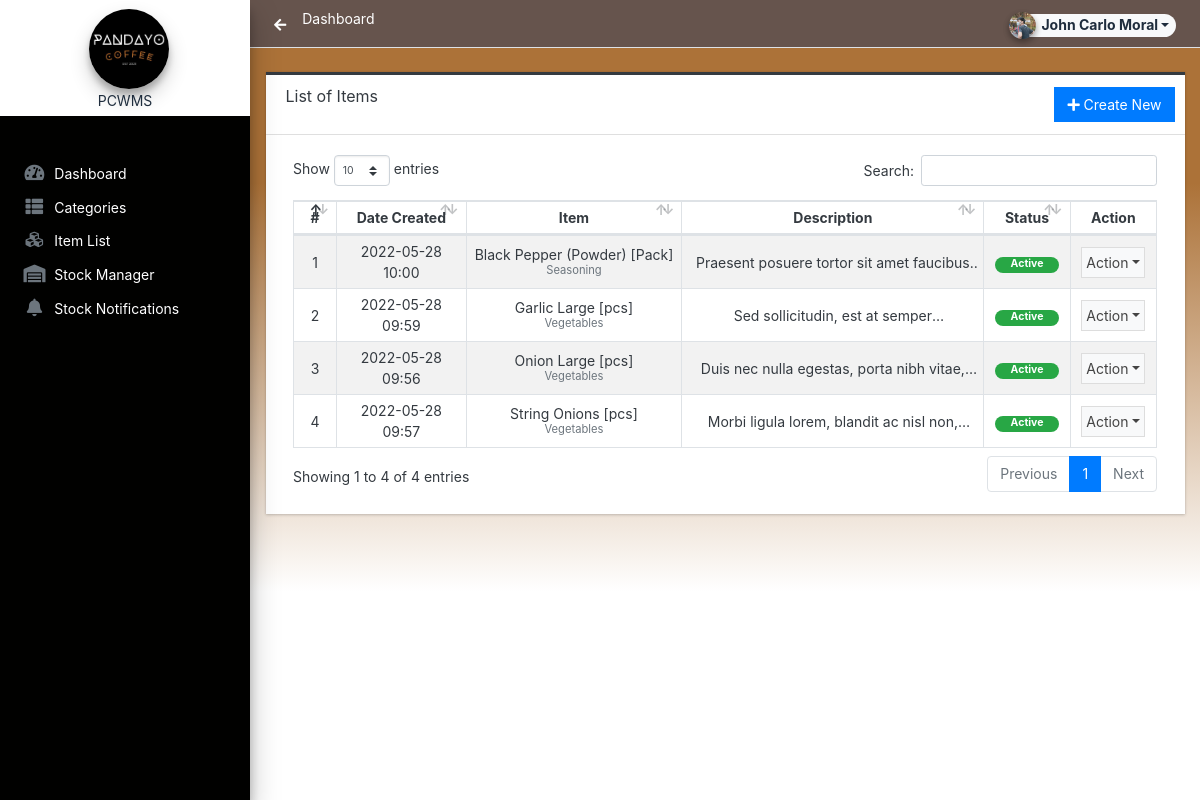
The app's page /admin/?page=items/index (signed in), older data.
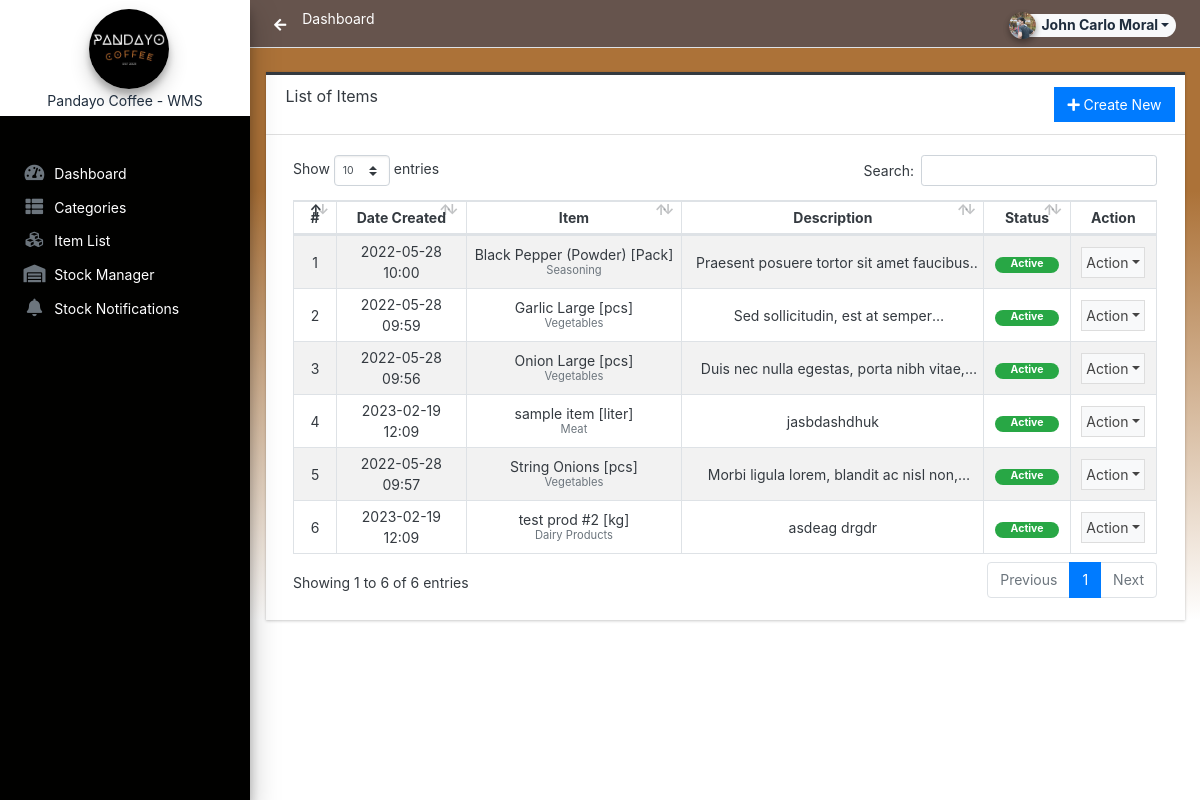
The same page, newer data.
### tables this page shows
CREATE TABLE `item_list` (
  `id` int(30) NOT NULL,
  `category_id` int(30) NOT NULL,
  `name` text NOT NULL,
  `unit` varchar(250) NOT NULL,
  `description` text NOT NULL,
  `status` tinyint(1) NOT NULL DEFAULT 1,
  `delete_flag` tinyint(1) NOT NULL DEFAULT 0,
  `date_created` datetime NOT NULL DEFAULT current_timestamp(),
  `date_updated` datetime NOT NULL DEFAULT current_timestamp() ON UPDATE current_timestamp()
);

CREATE TABLE `category_list` (
  `id` int(30) NOT NULL,
  `name` text NOT NULL,
  `unit` varchar(250) NOT NULL DEFAULT 'pcs',
  `description` text NOT NULL,
  `status` tinyint(1) NOT NULL DEFAULT 1,
  `delete_flag` tinyint(1) NOT NULL DEFAULT 0,
  `date_created` datetime NOT NULL DEFAULT current_timestamp(),
  `date_updated` datetime NOT NULL DEFAULT current_timestamp() ON UPDATE current_timestamp()
);

### classes/DBConnection.php (called while the page is built, shortened)
<?php
class DBConnection{
    private $host = DB_SERVER;
    private $username = DB_USERNAME;
    private $password = DB_PASSWORD;
    private $database = DB_NAME;
    public $conn;
    public function __construct(){
        if (!isset($this->conn)) {
            $this->conn = new mysqli($this->host, $this->username, $this->password, $this->database);
        }
    }
}
?>

### classes/SystemSettings.php (called while the page is built, shortened)
<?php
class SystemSettings extends DBConnection{
	function userdata($field = ''){
		if(!empty($field)){
			if(isset($_SESSION['userdata'][$field]))
				return $_SESSION['userdata'][$field];
			else
				return null;
		}else{
			return false;
		}
	}
	function info($field=''){
		if(!empty($field)){
			if(isset($_SESSION['system_info'][$field]))
				return $_SESSION['system_info'][$field];
			else
				return false;
		}else{
			return false;
		}
	}
}
$_settings = new SystemSettings();
?>

### config.php (called while the page is built, shortened)
<?php
require_once('classes/DBConnection.php');
require_once('classes/SystemSettings.php');
function validate_image($file){
    global $_settings;
	if(!empty($file)){
        $ex = explode("?",$file);
        $file = $ex[0];
        $ts = isset($ex[1]) ? "?".$ex[1] : '';
		if(is_file(base_app.$file)){
			return base_url.$file.$ts;
		}else{
			return base_url.($_settings->info('logo'));
		}
	}else{
		return base_url.($_settings->info('logo'));
	}
}
?>

### admin/items/index.php (the view, shortened to what this page needs)
<div class="card card-outline rounded-0 card-dark">
	<div class="card-header">
		<h3 class="card-title">List of Items</h3>
		<div class="card-tools">
			<a href="javascript:void(0)" id="create_new" class="btn btn-flat btn-primary"><span class="fas fa-plus"></span>  Create New</a>
		</div>
	</div>
	<div class="card-body">
        <div class="container-fluid">
			<table class="table table-hover table-striped table-bordered text-center" id="list">
				<colgroup>
					<col width="5%">
					<col width="15%">
					<col width="25%">
					<col width="35%">
					<col width="10%">
					<col width="10%">
				</colgroup>
				<thead>
					<tr>
						<th>#</th>
						<th>Date Created</th>
						<th>Item</th>
						<th>Description</th>
						<th>Status</th>
						<th>Action</th>
					</tr>
				</thead>
				<tbody>
					<?php
					$i = 1;
						$qry = $conn->query("SELECT i.*, c.name as `category` from `item_list` i inner join category_list c on i.category_id = c.id where i.delete_flag = 0 order by i.`name` asc ");
						while($row = $qry->fetch_assoc()):
					?>
						<tr>
							<td class="text-center"><?php echo $i++; ?></td>
							<td><?php echo date("Y-m-d H:i",strtotime($row['date_created'])) ?></td>
							<td class="">
								<div style="line-height:1em">
									<div><?= $row['name'] ?> [<?= $row['unit'] ?>]</div>
									<div><small class="text-muted"><?= $row['category'] ?></small></div>
								</div>
							</td>
							<td class=""><p class="mb-0 truncate-1"><?= strip_tags(htmlspecialchars_decode($row['description'])) ?></p></td>
							<td class="text-center">
                                <?php if($row['status'] == 1): ?>
                                    <span class="badge badge-success px-3 rounded-pill">Active</span>
                                <?php else: ?>
                                    <span class="badge badge-danger px-3 rounded-pill">Inactive</span>
                                <?php endif; ?>
                            </td>
							<td align="center">
								 <button type="button" class="btn btn-flat p-1 btn-default btn-sm dropdown-toggle dropdown-icon" data-toggle="dropdown">
				                  		Action
				                  </button>
							</td>
						</tr>
					<?php endwhile; ?>
				</tbody>
			</table>
		</div>
	</div>
</div>

### admin/index.php (shortened to what this page needs)
<?php require_once('../config.php'); ?>
<!DOCTYPE html>
<html lang="en" class="" style="height: auto;">
  <?php require_once('inc/header.php') ?>
  <body class="background-white sidebar-mini layout-fixed control-sidebar-slide-open layout-navbar-fixed sidebar-mini-md sidebar-mini-xs text-sm" data-new-gr-c-s-check-loaded="14.991.0" data-gr-ext-installed="" style="height: auto">
    <div class="wrapper">
      <?php require_once('inc/topBarNav.php') ?>
      <?php require_once('inc/navigation.php') ?>
      <?php $page = isset($_GET['page']) ? $_GET['page'] : 'home';  ?>
      <div class="content-wrapper mt-4 pt-5" style="min-height: 567.854px; background: rgb(255,255,255);
background: linear-gradient(0deg, rgba(255,255,255,1) 0%, rgba(172,114,56,1) 72%);">
        <section class="content text-dark">
          <div class="container-fluid">
            <?php
              if(!file_exists($page.".php") && !is_dir($page)){
                  include '404.html';
              }else{
                if(is_dir($page))
                  include $page.'/index.php';
                else
                  include $page.'.php';
              }
            ?>
          </div>
        </section>
      </div>
    <?php require_once('inc/footer.php') ?>
  </body>
</html>

### admin/inc/header.php (shortened to what this page needs)
<head>
    <link rel="stylesheet" href="<?php echo base_url ?>plugins/fontawesome-free/css/all.min.css">
    <link rel="stylesheet" href="<?php echo base_url ?>plugins/tempusdominus-bootstrap-4/css/tempusdominus-bootstrap-4.min.css">
    <link rel="stylesheet" href="<?php echo base_url ?>plugins/datatables-bs4/css/dataTables.bootstrap4.min.css">
    <link rel="stylesheet" href="<?php echo base_url ?>plugins/datatables-responsive/css/responsive.bootstrap4.min.css">
    <link rel="stylesheet" href="<?php echo base_url ?>plugins/datatables-buttons/css/buttons.bootstrap4.min.css">
    <link rel="stylesheet" href="<?php echo base_url ?>plugins/select2/css/select2.min.css">
    <link rel="stylesheet" href="<?php echo base_url ?>plugins/select2-bootstrap4-theme/select2-bootstrap4.min.css">
    <link rel="stylesheet" href="<?php echo base_url ?>plugins/icheck-bootstrap/icheck-bootstrap.min.css">
    <link rel="stylesheet" href="<?php echo base_url ?>plugins/jqvmap/jqvmap.min.css">
    <link rel="stylesheet" href="<?php echo base_url ?>dist/css/adminlte.css">
    <link rel="stylesheet" href="<?php echo base_url ?>dist/css/custom.css">
    <link rel="stylesheet" href="<?php echo base_url ?>plugins/overlayScrollbars/css/OverlayScrollbars.min.css">
    <link rel="stylesheet" href="<?php echo base_url ?>plugins/daterangepicker/daterangepicker.css">
    <link rel="stylesheet" href="<?php echo base_url ?>plugins/summernote/summernote-bs4.min.css">
  <link rel="stylesheet" href="<?php echo base_url ?>plugins/sweetalert2-theme-bootstrap-4/bootstrap-4.min.css">
  </head>

### admin/inc/topBarNav.php (shortened to what this page needs)
<nav class="main-header navbar navbar-expand navbar-new-grey text-sm">
  <ul class="navbar-nav">
      <li class="nav-item">
        <a class="nav-link topBarContent" data-widget="pushmenu" href="#" role="button"><i class="fas fa-solid fa-arrow-left"></i></a>
      </li>
      <li class="nav-item d-none d-sm-inline-block ">
        <?php
          $pageTitle = '';
          if(isset($_GET['page'])) {
            switch ($_GET['page']) {
              default:
                $pageTitle = 'Dashboard';
            }
          } else {
            $pageTitle = 'Dashboard';
          }
        ?>
        <a class="topBarContent" href="./?page=<?php echo isset($_GET['page']) ? $_GET['page'] : 'dashboard'; ?>">
          <?php echo $pageTitle; ?>
        </a>
      </li>
  </ul>
  <ul class="navbar-nav ml-auto">
    <li class="nav-item">
      <div class="btn-group nav-link">
            <button type="button" class="btn btn-rounded badge badge-light dropdown-toggle dropdown-icon" data-toggle="dropdown">
              <span><img src="<?php echo validate_image($_settings->userdata('avatar')) ?>" class="img-circle elevation-2 user-img" alt="User Image"></span>
              <span class="ml-3"><?php echo ucwords($_settings->userdata('firstname').' '.$_settings->userdata('lastname')) ?></span>
            </button>
        </div>
    </li>
  </ul>
</nav>

### admin/inc/navigation.php (shortened to what this page needs)
<aside class="main-sidebar sidebar-white navbar-dark elevation-4 sidebar-no-expand dark-bg">
  <a href="<?php echo base_url ?>admin" class="brand-link bg-white text-sm">
    <div class="logos">
      <img src="<?php echo validate_image($_settings->info('logo'))?>" alt="Store Logo" class="brand-image img-circle elevation-3 logo-img" style="width: 50%; height: 100%;">
      <span class="brand-text font-normal shortName"><?php echo $_settings->info('short_name') ?></span>
    </div>
  </a>
  <div class="sidebar os-host os-theme-light os-host-overflow os-host-overflow-y os-host-resize-disabled os-host-transition os-host-scrollbar-horizontal-hidden">
    <div class="os-content-glue" style="margin: 0px -8px; width: 249px; height: 646px;"></div>
    <div class="os-padding  nav-mt">
      <div class="os-viewport os-viewport-native-scrollbars-invisible" style="overflow-y: scroll;">
        <div class="os-content" style="padding: 0px 8px; height: 100%; width: 100%;">
          <nav class="mt-1">
            <ul class="nav nav-pills nav-sidebar flex-column text-sm nav-compact nav-flat nav-child-indent nav-collapse-hide-child" data-widget="treeview" role="menu" data-accordion="false">
              <li class="nav-item dropdown">
                <a href="./" class="nav-link nav-home">
                  <i class="nav-icon fas fa-tachometer-alt"></i>
                  <p style="color:white">
                    Dashboard
                  </p>
                </a>
              </li>
              <li class="nav-item dropdown">
                <a href="./?page=categories" class="nav-link nav-categories">
                  <i class="nav-icon fas fa-th-list"></i>
                  <p style="color:white">
                    Categories
                  </p>
                </a>
              </li>
              <li class="nav-item dropdown">
                <a href="./?page=items" class="nav-link nav-items">
                  <i class="nav-icon fa fa-cubes"></i>
                  <p style="color:white">
                    Item List
                  </p>
                </a>
              </li>
              <li class="nav-item dropdown">
                <a href="./?page=stocks" class="nav-link nav-stocks">
                  <i class="nav-icon fas fa-warehouse"></i>
                  <p style="color:white">
                    Stock Manager
                  </p>
                </a>
              </li>
              <li class="nav-item dropdown">
                <a href="./?page=minimum_notif" class="nav-link nav-minimum_stocks">
                <i class="nav-icon fas fa-bell"></i>
                  <p style="color:white">
                    Stock Notifications
                  </p>
                </a>
              </li>
            </ul>
          </nav>
        </div>
      </div>
    </div>
  </div>
</aside>

### admin/inc/footer.php (shortened to what this page needs)
</div>

### admin/inc/topBarNav.php (style rules this page uses)
.user-img { position: absolute; height: 27px; width: 27px; object-fit: cover; left: -7%; top: -12%; }
.btn-rounded { border-radius: 50px; }
.topBarContent { color: white; }

### admin/inc/navigation.php (style rules this page uses)
.logos { display: flex; align-items: center; flex-direction: column; height: 5%; }
.logos .logo-img { width: 80px !important; height: 80px !important; max-height: unset; }
.shortName { margin-top: 0.3rem; margin-bottom: -0.5rem; }
.nav-mt { margin-top: 35%; }

Row changes from the older to the newer data that the page shows:
added item_list: date_created "2023-02-19 12:09", name "sample item", unit "liter", category.name "Meat", description "jasbdashdhuk", status "Active"
added item_list: date_created "2023-02-19 12:09", name "test prod #2", unit "kg", category.name "Dairy Products", description "asdeag drgdr", status "Active"
Text that changed along with them:
$_settings->info('short_name'): "PCWMS" → "Pandayo Coffee - WMS"
text written by a page script: "Show entries Search: Showing 1 to 4 of 4 entries Previous 1 Next" → "Show entries Search: Showing 1 to 6 of 6 entries Previous 1 Next"
